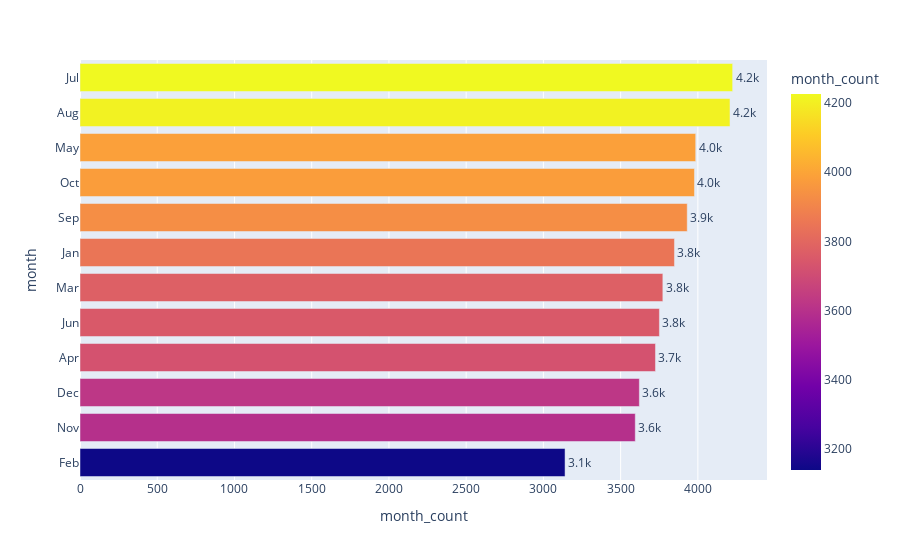

Source (notebook cell):
### Code cell
fig = px.bar(pivote_year, y='month', x='month_count',text=round(pivote_year['month_count'],2),color='month_count')
fig.update_traces(texttemplate='%{text:.2s}', textposition='outside')
fig.update_layout(uniformtext_minsize=8, uniformtext_mode='hide')
fig.show()

### Figure 1 — Plotly figure (JSON) as saved in the notebook; plotly's stock layout.template omitted (floating-point values rounded to 4 significant figures)
{"data": [{"alignmentgroup": "True", "hovertemplate": "month_count=%{marker.color}<br>month=%{y}<br>text=%{text}<extra></extra>", "legendgroup": "", "marker": {"color": [3140.0, 3595.0, 3621.0, 3726.0, 3751, 3773.0, 3848.0, 3931.0, 3978, 3986, 4208, 4225.0], "coloraxis": "coloraxis", "pattern": {"shape": ""}}, "name": "", "offsetgroup": "", "orientation": "h", "showlegend": false, "text": [3140.0, 3595.0, 3621.0, 3726.0, 3751, 3773.0, 3848.0, 3931.0, 3978, 3986, 4208, 4225.0], "textposition": "outside", "texttemplate": "%{text:.2s}", "type": "bar", "x": [3140.0, 3595.0, 3621.0, 3726.0, 3751, 3773.0, 3848.0, 3931.0, 3978, 3986, 4208, 4225.0], "xaxis": "x", "y": ["Feb", "Nov", "Dec", "Apr", "Jun", "Mar", "Jan", "Sep", "Oct", "May", "Aug", "Jul"], "yaxis": "y"}], "layout": {"barmode": "relative", "coloraxis": {"colorbar": {"title": {"text": "month_count"}}, "colorscale": [[0, "#0d0887"], [0.1111, "#46039f"], [0.2222, "#7201a8"], [0.3333, "#9c179e"], [0.4444, "#bd3786"], [0.5556, "#d8576b"], [0.6667, "#ed7953"], [0.7778, "#fb9f3a"], [0.8889, "#fdca26"], [1, "#f0f921"]]}, "legend": {"tracegroupgap": 0}, "margin": {"t": 60}, "uniformtext": {"minsize": 8, "mode": "hide"}, "xaxis": {"anchor": "y", "domain": [0, 1], "title": {"text": "month_count"}}, "yaxis": {"anchor": "x", "domain": [0, 1], "title": {"text": "month"}}}}
